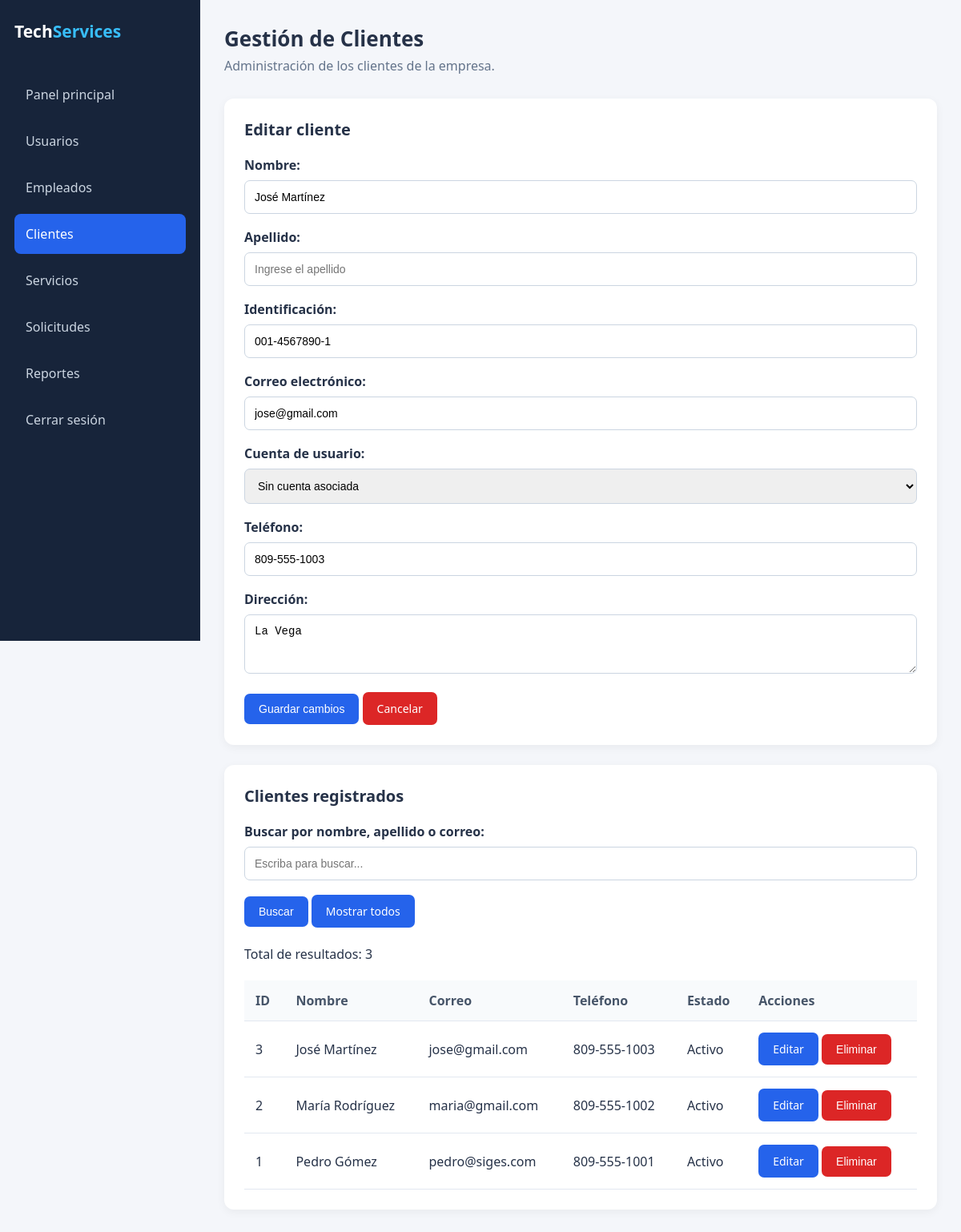
Before: /clientes/index.php?editar=3 (signed in) with the older database file.
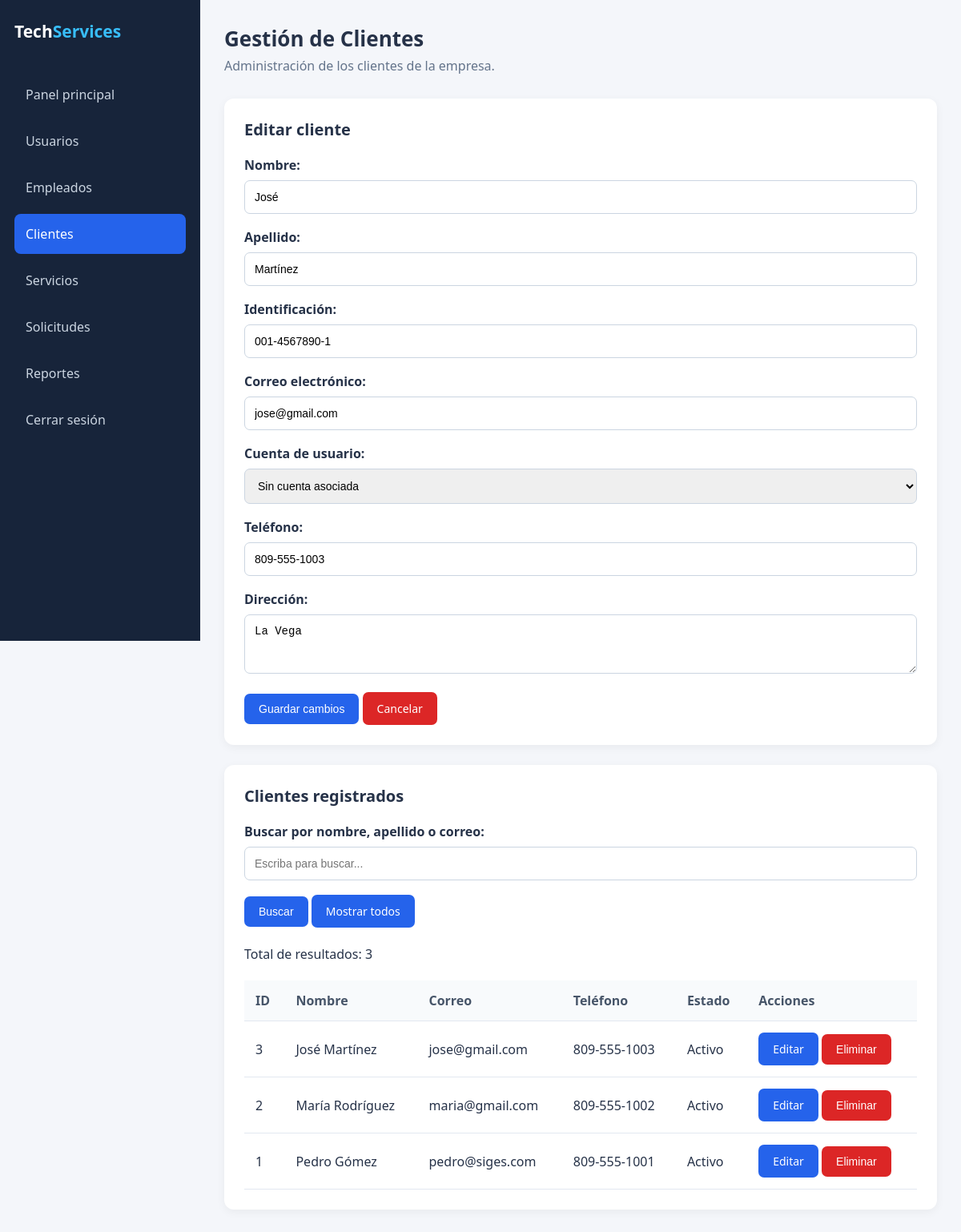
After: the same page with the newer database file.
### tables this page shows
CREATE TABLE clientes (
    id INT AUTO_INCREMENT PRIMARY KEY,
    usuario_id INT NULL UNIQUE,
    nombre VARCHAR(100) NOT NULL,
    apellido VARCHAR(100) NOT NULL DEFAULT '',
    identificacion VARCHAR(30) NULL,
    telefono VARCHAR(20) NOT NULL,
    correo VARCHAR(100) NOT NULL,
    direccion VARCHAR(200) NOT NULL,
    estado ENUM('Activo', 'Inactivo') NOT NULL DEFAULT 'Activo',
    CONSTRAINT fk_clientes_usuarios
    FOREIGN KEY (usuario_id) REFERENCES usuarios(id)
);

### clientes/index.php (the view, shortened to what this page needs)
<?php
require_once "../config/conexion.php";
function limpiar($dato) {
    return htmlspecialchars((string)$dato, ENT_QUOTES, "UTF-8");
}
$clienteEditar = null;
if (isset($_GET["editar"])) {
    $consulta = $conexion->prepare(
        "SELECT * FROM clientes WHERE id = ?"
    );
    $consulta->execute([$_GET["editar"]]);
    $clienteEditar = $consulta->fetch(PDO::FETCH_ASSOC);
}
$busqueda = trim($_GET["buscar"] ?? "");
if ($busqueda !== "") {
    $consulta = $conexion->prepare(
        "SELECT * FROM clientes
         WHERE nombre LIKE ?
         OR apellido LIKE ?
         OR correo LIKE ?
         ORDER BY id DESC"
    );
    $termino = "%$busqueda%";
    $consulta->execute([
        $termino,
        $termino,
        $termino
    ]);
} else {
    $consulta = $conexion->query(
        "SELECT * FROM clientes ORDER BY id DESC"
    );
}
$clientes = $consulta->fetchAll(PDO::FETCH_ASSOC);
?>
<!DOCTYPE html>
<html lang="es">
<head>
    <link rel="stylesheet" href="../assets/css/dashboard.css">
</head>
<body>
    <?php
        $paginaActual = "clientes";
        $rol="administrador";
        include "../includes/sidebar.php";
    ?>
    <main class="main-content">
        <header class="header">
            <div>
                <h1>Gestión de Clientes</h1>
                <p>Administración de los clientes de la empresa.</p>
            </div>
        </header>
        <section class="section">
            <h2>
                <?php echo $clienteEditar ? "Editar cliente" : "Registrar nuevo cliente"; ?>
            </h2>
            <form method="POST" action="index.php">
                <label>Nombre:</label>
                <input
                    type="text"
                    name="nombre"
                    required
                    value="<?php echo limpiar($clienteEditar["nombre"] ?? ""); ?>"
                    placeholder="Ingrese el nombre"
                >
                <label>Apellido:</label>
                <input
                    type="text"
                    name="apellido"
                    required
                    value="<?php echo limpiar($clienteEditar["apellido"] ?? ""); ?>"
                    placeholder="Ingrese el apellido"
                >
                <label>Identificación:</label>
                <input
                    type="text"
                    name="identificacion"
                    value="<?php echo limpiar($clienteEditar["identificacion"] ?? ""); ?>"
                    placeholder="Cédula o identificación"
                >
                <label>Correo electrónico:</label>
                <input
                    type="email"
                    name="correo"
                    required
                    value="<?php echo limpiar($clienteEditar["correo"] ?? ""); ?>"
                    placeholder="ejemplo@correo.com"
                >
                <label>Cuenta de usuario:</label>
                <select name="usuario_id">
                    <option value="">Sin cuenta asociada</option>
                </select>
                <label>Teléfono:</label>
                <input
                    type="text"
                    name="telefono"
                    required
                    value="<?php echo limpiar($clienteEditar["telefono"] ?? ""); ?>"
                    placeholder="Ingrese el teléfono"
                >
                <label>Dirección:</label>
                <textarea
                    name="direccion"
                    rows="3"
                    required
                    placeholder="Ingrese la dirección"
                ><?php echo limpiar($clienteEditar["direccion"] ?? ""); ?></textarea>
                <button type="submit" class="btn">
                    <?php echo $clienteEditar ? "Guardar cambios" : "Registrar cliente"; ?>
                </button>
                <?php if ($clienteEditar): ?>
                    <a href="index.php" class="btn btn-danger">
                        Cancelar
                    </a>
                <?php endif; ?>
            </form>
        </section>
        <section class="section">
            <h2>Clientes registrados</h2>
            <form method="GET" action="index.php">
                <label>Buscar por nombre, apellido o correo:</label>
                <input
                    type="text"
                    name="buscar"
                    value="<?php echo limpiar($busqueda); ?>"
                    placeholder="Escriba para buscar..."
                >
                <button type="submit" class="btn">
                    Buscar
                </button>
                <a href="index.php" class="btn">
                    Mostrar todos
                </a>
            </form>
            <br>
            <p>Total de resultados: <?php echo count($clientes); ?></p>
            <br>
            <table>
                <thead>
                    <tr>
                        <th>ID</th>
                        <th>Nombre</th>
                        <th>Correo</th>
                        <th>Teléfono</th>
                        <th>Estado</th>
                        <th>Acciones</th>
                    </tr>
                </thead>
                <tbody>
                    <?php foreach ($clientes as $cliente): ?>
                        <tr>
                            <td><?php echo limpiar($cliente["id"]); ?></td>
                            <td>
                                <?php
                                echo limpiar(
                                    $cliente["nombre"] . " " . $cliente["apellido"]
                                );
                                ?>
                            </td>
                            <td><?php echo limpiar($cliente["correo"]); ?></td>
                            <td><?php echo limpiar($cliente["telefono"]); ?></td>
                            <td><?php echo limpiar($cliente["estado"]); ?></td>
                            <td>
                                <a
                                    href="index.php?editar=<?php echo limpiar($cliente["id"]); ?>"
                                    class="btn"
                                >
                                    Editar
                                </a>
                                <form
                                    method="POST"
                                    action="index.php"
                                    onsubmit="return confirm('¿Seguro que deseas eliminar este cliente?');"
                                    style="display:inline;"
                                >
                                    <button type="submit" class="btn btn-danger">
                                        Eliminar
                                    </button>
                                </form>
                            </td>
                        </tr>
                    <?php endforeach; ?>
                </tbody>
            </table>
        </section>
    </main>
</body>
</html>

### includes/sidebar.php (shortened to what this page needs)
<?php
$paginaActual = $paginaActual ?? "";
$rol = $rol ?? "";
$rutaBase = (strpos($_SERVER["PHP_SELF"], "/usuarios/") !== false ||
             strpos($_SERVER["PHP_SELF"], "/clientes/") !== false ||
             strpos($_SERVER["PHP_SELF"], "/servicios/") !== false ||
             strpos($_SERVER["PHP_SELF"], "/empleados/") !== false ||
             strpos($_SERVER["PHP_SELF"], "/solicitudes/") !== false ||
             strpos($_SERVER["PHP_SELF"], "/reportes/") !== false)
             ? "../"
             : "";
?>
<aside class="sidebar">
    <div class="logo">
        Tech<span>Services</span>
    </div>
    <a href="<?php echo $rutaBase; ?>dashboard.php"
       class="<?php echo $paginaActual === 'dashboard' ? 'active' : ''; ?>">
        Panel principal
    </a>
    <?php if ($rol === "administrador"): ?>
        <a href="<?php echo $rutaBase; ?>usuarios/index.php"
           class="<?php echo $paginaActual === 'usuarios' ? 'active' : ''; ?>">
            Usuarios
        </a>
        <a href="<?php echo $rutaBase; ?>empleados/index.php"
           class="<?php echo $paginaActual === 'empleados' ? 'active' : ''; ?>">
            Empleados
        </a>
        <a href="<?php echo $rutaBase; ?>clientes/index.php"
           class="<?php echo $paginaActual === 'clientes' ? 'active' : ''; ?>">
            Clientes
        </a>
        <a href="<?php echo $rutaBase; ?>servicios/index.php"
           class="<?php echo $paginaActual === 'servicios' ? 'active' : ''; ?>">
            Servicios
        </a>
        <a href="<?php echo $rutaBase; ?>solicitudes/listar.php" class="<?php echo $paginaActual === 'solicitudes' ? 'active' : ''; ?>">Solicitudes</a>
        <a href="<?php echo $rutaBase; ?>reportes/index.php" class="<?php echo $paginaActual === 'reportes' ? 'active' : ''; ?>">Reportes</a>
    <?php endif; ?>
    <a href="<?php echo $rutaBase; ?>auth/logout.php">
        Cerrar sesión
    </a>
</aside>

### assets/css/dashboard.css (style rules this page uses)
* { margin: 0; padding: 0; box-sizing: border-box; }
body { font-family: 'Segoe UI', Arial, sans-serif; background: #f4f6fa; color: #263248; }
.sidebar { position: fixed; width: 250px; height: 100vh; background: #17243a; color: white; padding: 25px 18px; }
.logo { font-size: 21px; font-weight: bold; margin-bottom: 40px; }
.logo span { color: #38bdf8; }
.sidebar a { display: block; color: #cbd5e1; text-decoration: none; padding: 14px; margin-bottom: 8px; border-radius: 8px; transition: 0.3s; }
.sidebar a:hover, .sidebar a.active { background: #2563eb; color: white; }
.main-content { margin-left: 250px; padding: 30px; }
.header { display: flex; justify-content: space-between; align-items: center; margin-bottom: 30px; }
.header h1 { font-size: 26px; }
.header p { color: #64748b; margin-top: 5px; }
.section { background: white; padding: 25px; border-radius: 12px; box-shadow: 0 3px 12px rgba(0,0,0,0.05); margin-bottom: 25px; }
.section h2 { margin-bottom: 20px; font-size: 20px; }
.btn { display: inline-block; border: none; padding: 11px 18px; border-radius: 7px; background: #2563eb; color: white; text-decoration: none; cursor: pointer; font-size: 14px; }
.btn-danger { background: #dc2626; }
table { width: 100%; border-collapse: collapse; }
th, td { padding: 14px; text-align: left; border-bottom: 1px solid #e2e8f0; }
th { background: #f8fafc; color: #475569; }
input, select, textarea { width: 100%; padding: 12px; margin: 8px 0 18px; border: 1px solid #cbd5e1; border-radius: 7px; font-size: 14px; }
label { font-weight: 600; }

Changed rows visible on the page:
changed clientes "José Martínez": nombre "José Martínez" → "José"; apellido (not shown) → "Martínez"
